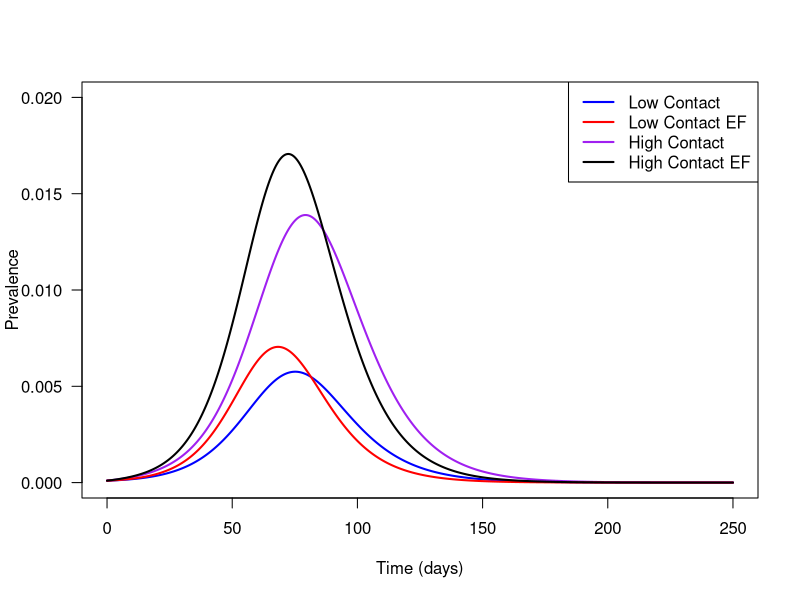

Generate this figure with R:
library(deSolve)

## Vector Field for SIR model
SIR.vector.field <- function(t, vars=c(S1,S2,I1,I2,R1,R2), parms=c(beta,gamma,p1,p2,c11,c12,c21,c22,ef1,ef2)) {
  with(as.list(c(parms, vars)), {
    dS1 <- -beta*S1*(c11*I1*ef1/p1+c12*I2*ef2/p2)
    dS2 <- -beta*S2*(c21*I1*ef1/p1+c22*I2*ef2/p2)
    dI1 <- beta*S1*(c11*I1*ef1/p1+c12*I2*ef2/p2) - gamma*I1
    dI2 <- beta*S2*(c21*I1*ef1/p1+c22*I2*ef2/p2) - gamma*I2
    dR1 <- gamma*I1
    dR2 <- gamma*I2
    vec.fld <- c(dS1=dS1, dS2=dS2, dI1=dI1, dI2=dI2, dR1=dR1, dR2=dR2)
    return(list(vec.fld))
  })
}

## Plot solutions of the SIR model
tmax <- 250 # end time for numerical integration of the ODE
## draw box for plot:
plot(0,0,xlim=c(0,tmax),ylim=c(0,0.02),
     type="n",xlab="Time (days)",ylab="Prevalence",las=1)

draw.soln <- function(ic=c(S1,S2,I1,I2,R1,R2), tmax=1,
                      times=seq(0,tmax,by=tmax/500),
                      func, parms, legend, ...) {
  soln <- ode(ic, times, func, parms)
  
  lines(times, soln[,"I1"], col = c("blue","red")[i], lwd=2,... )
  lines(times, soln[,"I2"], col = c("purple","black")[i], lwd=2,... )
  
}#translate times to point where pim data begins exponential growth

##Initial conditions:

p1 <- 0.216
p2 <- 0.784

I10 <- 0.0001
I20 <- 0.0001
S10 <- p1 - I10
S20 <- p2 - I20
R10 <- 0
R20 <- 0 

c11 <- 10.6
c12 <- 4.6
c21 <- 1.3
c22 <- 10.4

ef1 <- c(1, 1.03618)
ef2 <- c(1, 1.0195)
##Draw solutions for several values of parameter R_0:
beta <- 0.0291
gamma <- 0.3

for(i in 1:2){  
  draw.soln(ic=c(S1=S10,S2=S20,I1=I10,I2=I20,R1=R10,R2=R20), tmax=tmax,
            func=SIR.vector.field,
            parms=c(beta,gamma,p1,p2,c11,c12,c21,c22,ef1=ef1[i],ef2=ef2[i])
  )
}
legend("topright", c("Low Contact", "Low Contact EF", "High Contact", "High Contact EF"), col = c("blue", "red", "purple", "black"), lwd = c(2,2,2,2))
